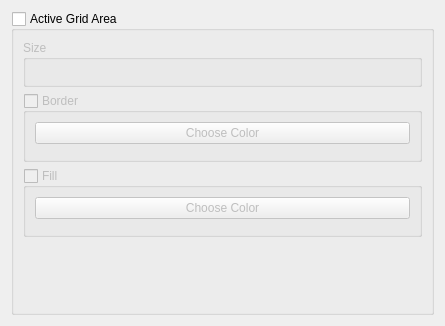
<?xml version="1.0" encoding="UTF-8"?>
<ui version="4.0">
 <class>active_grid_settings_widget</class>
 <widget class="QWidget" name="active_grid_settings_widget">
  <property name="geometry">
   <rect>
    <x>0</x>
    <y>0</y>
    <width>445</width>
    <height>326</height>
   </rect>
  </property>
  <property name="windowTitle">
   <string>Form</string>
  </property>
  <layout class="QGridLayout" name="gridLayout_3">
   <item row="0" column="0">
    <widget class="QGroupBox" name="active_grid_area_groupbox">
     <property name="title">
      <string>Active Grid Area</string>
     </property>
     <property name="checkable">
      <bool>true</bool>
     </property>
     <property name="checked">
      <bool>false</bool>
     </property>
     <layout class="QGridLayout" name="gridLayout_4">
      <item row="1" column="0">
       <widget class="QGroupBox" name="active_grid_border_groupbox">
        <property name="title">
         <string>Border</string>
        </property>
        <property name="checkable">
         <bool>true</bool>
        </property>
        <property name="checked">
         <bool>false</bool>
        </property>
        <layout class="QGridLayout" name="gridLayout">
         <item row="0" column="0">
          <widget class="QPushButton" name="pushButton">
           <property name="text">
            <string>Choose Color</string>
           </property>
          </widget>
         </item>
         <item row="1" column="0">
          <widget class="SliderWidget" name="border_opacity_slider_widget" native="true">
           <property name="spinbox_single_step" stdset="0">
            <double>0.010000000000000</double>
           </property>
           <property name="slider_page_step" stdset="0">
            <number>1</number>
           </property>
           <property name="spinbox_page_step" stdset="0">
            <double>0.100000000000000</double>
           </property>
           <property name="label_text" stdset="0">
            <string>Border Opacity</string>
           </property>
           <property name="slider_callback" stdset="0">
            <string>handle_value_change</string>
           </property>
           <property name="settings_property" stdset="0">
            <string>active_grid_settings.border_opacity</string>
           </property>
           <property name="display_as_float" stdset="0">
            <bool>true</bool>
           </property>
           <property name="slider_minimum" stdset="0">
            <number>0</number>
           </property>
           <property name="slider_maximum" stdset="0">
            <number>255</number>
           </property>
           <property name="spinbox_minimum" stdset="0">
            <double>0.000000000000000</double>
           </property>
           <property name="spinbox_maximum" stdset="0">
            <double>1.000000000000000</double>
           </property>
           <property name="slider_tick_interval" stdset="0">
            <double>1.000000000000000</double>
           </property>
           <property name="slider_singlestep" stdset="0">
            <number>1</number>
           </property>
          </widget>
         </item>
        </layout>
       </widget>
      </item>
      <item row="2" column="0">
       <widget class="QGroupBox" name="active_grid_fill_groupbox">
        <property name="title">
         <string>Fill</string>
        </property>
        <property name="checkable">
         <bool>true</bool>
        </property>
        <property name="checked">
         <bool>false</bool>
        </property>
        <layout class="QGridLayout" name="gridLayout_2">
         <item row="1" column="0" colspan="2">
          <widget class="SliderWidget" name="fill_opacity_slider_widget" native="true">
           <property name="spinbox_single_step" stdset="0">
            <double>0.010000000000000</double>
           </property>
           <property name="slider_page_step" stdset="0">
            <number>1</number>
           </property>
           <property name="spinbox_page_step" stdset="0">
            <double>0.100000000000000</double>
           </property>
           <property name="label_text" stdset="0">
            <string>Fill Opacity</string>
           </property>
           <property name="slider_callback" stdset="0">
            <string>handle_value_change</string>
           </property>
           <property name="settings_property" stdset="0">
            <string>active_grid_settings.fill_opacity</string>
           </property>
           <property name="display_as_float" stdset="0">
            <bool>true</bool>
           </property>
           <property name="slider_minimum" stdset="0">
            <number>0</number>
           </property>
           <property name="slider_maximum" stdset="0">
            <number>255</number>
           </property>
           <property name="spinbox_minimum" stdset="0">
            <double>0.000000000000000</double>
           </property>
           <property name="spinbox_maximum" stdset="0">
            <double>1.000000000000000</double>
           </property>
           <property name="slider_tick_interval" stdset="0">
            <double>1.000000000000000</double>
           </property>
           <property name="slider_singlestep" stdset="0">
            <number>1</number>
           </property>
          </widget>
         </item>
         <item row="0" column="0" colspan="2">
          <widget class="QPushButton" name="pushButton_2">
           <property name="text">
            <string>Choose Color</string>
           </property>
          </widget>
         </item>
        </layout>
       </widget>
      </item>
      <item row="0" column="0">
       <widget class="QGroupBox" name="groupBox_3">
        <property name="title">
         <string>Size</string>
        </property>
        <layout class="QVBoxLayout" name="verticalLayout">
         <item>
          <widget class="SliderWidget" name="width_slider_widget" native="true">
           <property name="label_text" stdset="0">
            <string>Active Grid Width</string>
           </property>
           <property name="slider_minimum" stdset="0">
            <number>64</number>
           </property>
           <property name="slider_maximum" stdset="0">
            <number>4096</number>
           </property>
           <property name="spinbox_minimum" stdset="0">
            <number>64</number>
           </property>
           <property name="spinbox_maximum" stdset="0">
            <number>4096</number>
           </property>
           <property name="slider_tick_interval" stdset="0">
            <number>64</number>
           </property>
           <property name="slider_single_step" stdset="0">
            <number>64</number>
           </property>
           <property name="slider_page_step" stdset="0">
            <number>64</number>
           </property>
           <property name="spinbox_single_step" stdset="0">
            <number>64</number>
           </property>
           <property name="spinbox_page_step" stdset="0">
            <number>64</number>
           </property>
           <property name="slider_callback" stdset="0">
            <string notr="true">handle_value_change</string>
           </property>
           <property name="settings_property" stdset="0">
            <string notr="true">working_width</string>
           </property>
           <property name="display_as_float" stdset="0">
            <bool>false</bool>
           </property>
          </widget>
         </item>
         <item>
          <widget class="SliderWidget" name="height_slider_widget" native="true">
           <property name="slider_minimum" stdset="0">
            <number>64</number>
           </property>
           <property name="slider_maximum" stdset="0">
            <number>4096</number>
           </property>
           <property name="spinbox_minimum" stdset="0">
            <number>64</number>
           </property>
           <property name="spinbox_maximum" stdset="0">
            <number>4096</number>
           </property>
           <property name="slider_tick_interval" stdset="0">
            <number>64</number>
           </property>
           <property name="slider_single_step" stdset="0">
            <number>64</number>
           </property>
           <property name="slider_page_step" stdset="0">
            <number>64</number>
           </property>
           <property name="spinbox_single_step" stdset="0">
            <number>64</number>
           </property>
           <property name="spinbox_page_step" stdset="0">
            <number>64</number>
           </property>
           <property name="label_text" stdset="0">
            <string>Active Grid Height</string>
           </property>
           <property name="slider_callback" stdset="0">
            <string notr="true">handle_value_change</string>
           </property>
           <property name="settings_property" stdset="0">
            <string>working_height</string>
           </property>
           <property name="display_as_float" stdset="0">
            <bool>false</bool>
           </property>
          </widget>
         </item>
        </layout>
       </widget>
      </item>
      <item row="3" column="0">
       <spacer name="verticalSpacer">
        <property name="orientation">
         <enum>Qt::Vertical</enum>
        </property>
        <property name="sizeHint" stdset="0">
         <size>
          <width>20</width>
          <height>40</height>
         </size>
        </property>
       </spacer>
      </item>
     </layout>
    </widget>
   </item>
  </layout>
 </widget>
 <customwidgets>
  <customwidget>
   <class>SliderWidget</class>
   <extends>QWidget</extends>
   <header>airunner/widgets/slider/slider_widget</header>
   <container>1</container>
  </customwidget>
 </customwidgets>
 <resources/>
 <connections>
  <connection>
   <sender>active_grid_border_groupbox</sender>
   <signal>toggled(bool)</signal>
   <receiver>active_grid_settings_widget</receiver>
   <slot>action_clicked_checkbox_toggle_active_grid_border(bool)</slot>
   <hints>
    <hint type="sourcelabel">
     <x>90</x>
     <y>199</y>
    </hint>
    <hint type="destinationlabel">
     <x>52</x>
     <y>0</y>
    </hint>
   </hints>
  </connection>
  <connection>
   <sender>active_grid_fill_groupbox</sender>
   <signal>toggled(bool)</signal>
   <receiver>active_grid_settings_widget</receiver>
   <slot>action_clicked_checkbox_toggle_active_grid_fill(bool)</slot>
   <hints>
    <hint type="sourcelabel">
     <x>112</x>
     <y>342</y>
    </hint>
    <hint type="destinationlabel">
     <x>141</x>
     <y>0</y>
    </hint>
   </hints>
  </connection>
  <connection>
   <sender>active_grid_area_groupbox</sender>
   <signal>toggled(bool)</signal>
   <receiver>active_grid_settings_widget</receiver>
   <slot>action_clicked_checkbox_toggle_active_grid_area(bool)</slot>
   <hints>
    <hint type="sourcelabel">
     <x>75</x>
     <y>14</y>
    </hint>
    <hint type="destinationlabel">
     <x>82</x>
     <y>-15</y>
    </hint>
   </hints>
  </connection>
 </connections>
 <slots>
  <slot>action_clicked_checkbox_toggle_active_grid_border(bool)</slot>
  <slot>action_clicked_checkbox_toggle_active_grid_fill(bool)</slot>
  <slot>action_clicked_checkbox_toggle_active_grid_area(bool)</slot>
 </slots>
</ui>
